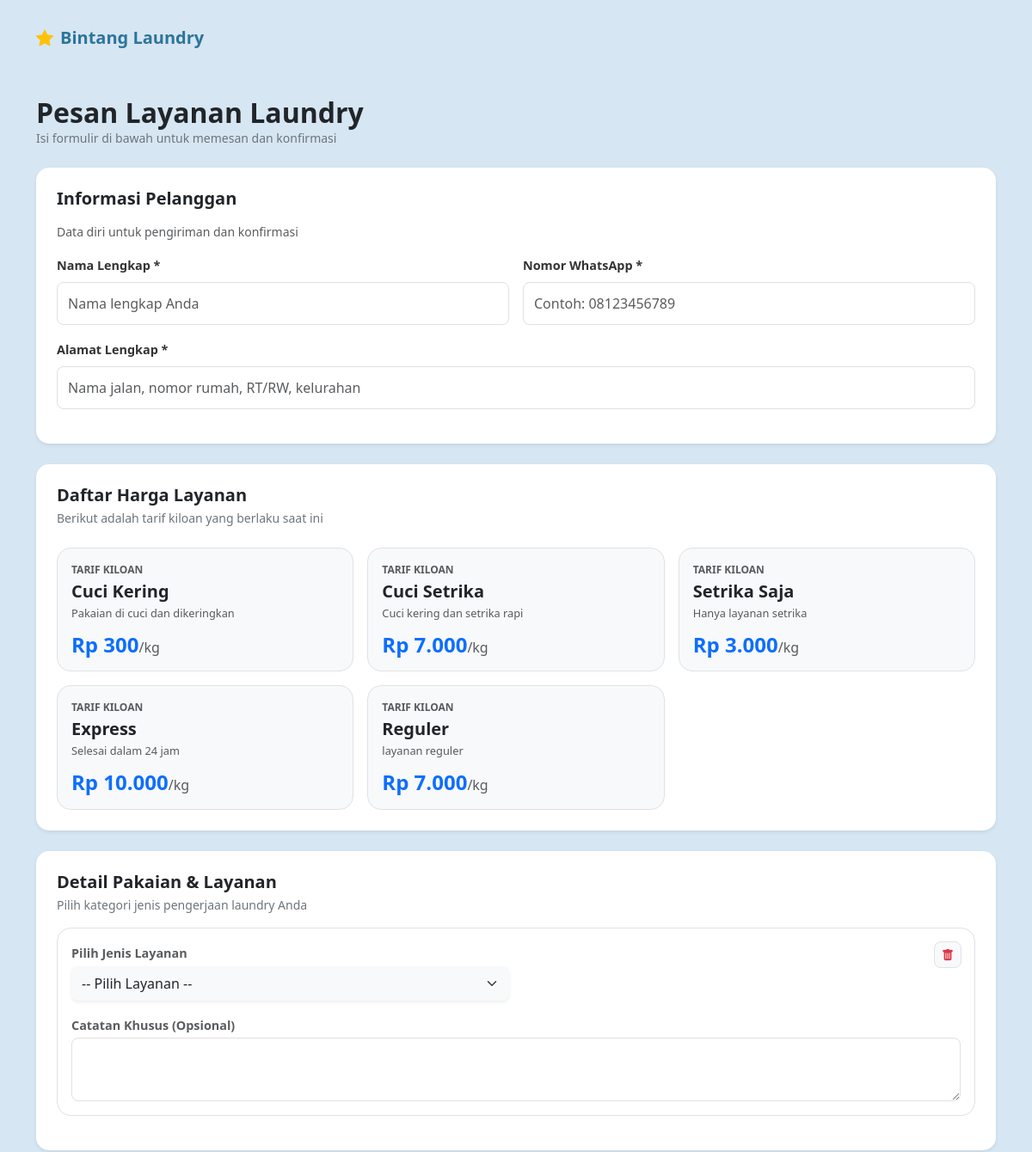
/pesan.php (upper part), run on an earlier commit of the app's database.
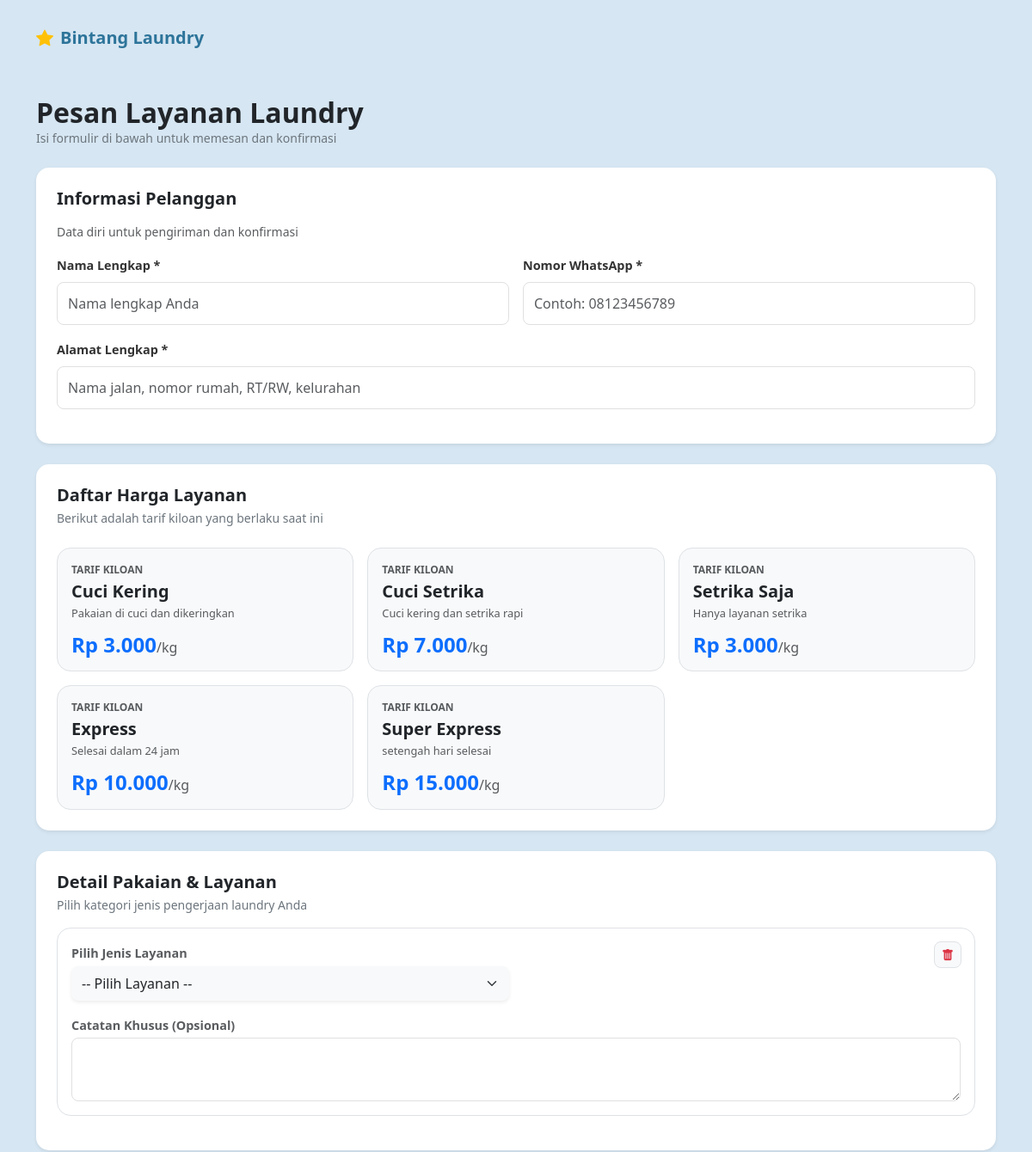
And on a later commit of the database.
### tables this page shows
CREATE TABLE `layanan` (
  `id_layanan` int NOT NULL,
  `nama_layanan` varchar(100) NOT NULL,
  `deskripsi` text NOT NULL,
  `harga_perkg` int NOT NULL,
  `harga_layanan` int NOT NULL
);

### pesan.php (the view, shortened to what this page needs)
<?php
include 'includes/header.php';
include 'includes.php';
$query = mysqli_query($conn, "SELECT * FROM layanan ORDER BY id_layanan ASC");
$daftar_layanan = [];
while($row = mysqli_fetch_assoc($query)){
    $daftar_layanan[] = $row;
}
?>
<div class="container py-4">
    <div class="d-flex align-items-center mb-4">
        <div>
            <h2 class="fw-bold mb-0">Pesan Layanan Laundry</h2>
            <p class="text-secondary small mb-0">Isi formulir di bawah untuk memesan dan konfirmasi</p>
        </div>
    </div>
    <form action="proses_pesanan.php" method="POST">
        <div class="card card-custom p-4 mb-4 border-0 shadow-sm">
            <h5 class="fw-bold mb-3">Informasi Pelanggan</h5>
            <p class="text-muted small">Data diri untuk pengiriman dan konfirmasi</p>
            <div class="row g-3">
                <div class="col-md-6">
                    <label class="form-label fw-bold">Nama Lengkap *</label>
                    <input type="text" name="nama_pelanggan" class="form-control" placeholder="Nama lengkap Anda"
                        required>
                </div>
                <div class="col-md-6">
                    <label class="form-label fw-bold">Nomor WhatsApp *</label>
                    <input type="tel" name="no_hp" class="form-control" placeholder="Contoh: 08123456789" required>
                </div>
                <div class="col-md-12">
                    <label class="form-label fw-bold">Alamat Lengkap *</label>
                    <input type="text" name="alamat" class="form-control"
                        placeholder="Nama jalan, nomor rumah, RT/RW, kelurahan" required>
                </div>
            </div>
        </div>
        <div class="card card-custom p-4 mb-4 border-0 shadow-sm">
            <h5 class="fw-bold mb-1">Daftar Harga Layanan</h5>
            <p class="text-secondary small mb-4">Berikut adalah tarif kiloan yang berlaku saat ini</p>
            <div class="row g-3">
                <?php foreach ($daftar_layanan as $l): ?>
                <div class="col-md-4">
                    <div class="p-3 rounded-4 border bg-light">
                        <span class="small fw-bold text-muted d-block text-uppercase" style="font-size:0.75rem;">Tarif
                            Kiloan</span>
                        <h5 class="fw-bold text-dark my-1"><?= htmlspecialchars($l['nama_layanan']) ?></h5>
                        <p class="text-muted small mb-2" style="font-size:0.8rem; min-height: 24px;">
                            <?= !empty($l['deskripsi']) ? htmlspecialchars($l['deskripsi']) : 'Layanan cuci higienis dan rapi.' ?>
                        </p>
                        <h4 class="fw-bold text-primary mb-0">Rp
                            <?= number_format($l['harga_perkg'], 0, ',', '.') ?><span
                                class="fs-6 fw-normal text-muted">/kg</span></h4>
                    </div>
                </div>
                <?php endforeach; ?>
            </div>
        </div>
        <div class="card card-custom p-4 mb-4 border-0 shadow-sm">
            <h5 class="fw-bold mb-1">Detail Pakaian & Layanan</h5>
            <p class="text-secondary small mb-3">Pilih kategori jenis pengerjaan laundry Anda</p>
            <div id="container-form">
                <div class="item-form p-3 border rounded-4 bg-white mb-3 position-relative">
                    <button type="button"
                        class="btn btn-sm btn-light text-danger border position-absolute rounded-3 btn-hapus-form"
                        style="top: 15px; right: 15px; z-index: 5;" onclick="hapusForm(this)">
                        <i class="bi bi-trash-fill"></i>
                    </button>
                    <div class="row g-3">
                        <div class="col-md-6">
                            <label class="form-label small fw-bold text-muted mb-1">Pilih Jenis Layanan</label>
                            <select name="id_layanan[]" class="form-select border-0 bg-light shadow-sm py-2" required>
                                <option value="" disabled selected>-- Pilih Layanan --</option>
                            </select>
                        </div>
                        <div class="col-12">
                            <label class="form-label small fw-bold text-muted mb-1">Catatan Khusus (Opsional)</label>
                                <textarea type="text" name="catatan" class="form-control"
                                    placeholder="Contoh: jangan campur pakaian luntur, setrika rapi">
                                </textarea>
                            </div>
                        </div>
                    </div>
                </div>
            </div>
        </div>

What changed in the data, as far as the page shows it:
removed layanan: nama_layanan "Reguler", deskripsi "layanan reguler", harga_perkg "7.000"
changed layanan "Cuci Kering": harga_perkg "300" → "3.000"
added layanan: nama_layanan "Super Express", deskripsi "setengah hari selesai", harga_perkg "15.000"
